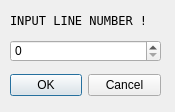
<?xml version="1.0" encoding="UTF-8"?>
<ui version="4.0">
 <class>Dialog</class>
 <widget class="QDialog" name="Dialog">
  <property name="geometry">
   <rect>
    <x>0</x>
    <y>0</y>
    <width>175</width>
    <height>112</height>
   </rect>
  </property>
  <property name="windowTitle">
   <string>Dialog</string>
  </property>
  <widget class="QDialogButtonBox" name="buttonBox">
   <property name="geometry">
    <rect>
     <x>10</x>
     <y>70</y>
     <width>151</width>
     <height>31</height>
    </rect>
   </property>
   <property name="orientation">
    <enum>Qt::Horizontal</enum>
   </property>
   <property name="standardButtons">
    <set>QDialogButtonBox::Cancel|QDialogButtonBox::Ok</set>
   </property>
  </widget>
  <widget class="QSpinBox" name="spinBox">
   <property name="geometry">
    <rect>
     <x>10</x>
     <y>40</y>
     <width>151</width>
     <height>22</height>
    </rect>
   </property>
  </widget>
  <widget class="QLabel" name="label">
   <property name="geometry">
    <rect>
     <x>10</x>
     <y>10</y>
     <width>151</width>
     <height>21</height>
    </rect>
   </property>
   <property name="font">
    <font>
     <family>Fixedsys</family>
    </font>
   </property>
   <property name="text">
    <string>INPUT LINE NUMBER !</string>
   </property>
  </widget>
 </widget>
 <resources/>
 <connections>
  <connection>
   <sender>buttonBox</sender>
   <signal>accepted()</signal>
   <receiver>Dialog</receiver>
   <slot>accept()</slot>
   <hints>
    <hint type="sourcelabel">
     <x>248</x>
     <y>254</y>
    </hint>
    <hint type="destinationlabel">
     <x>157</x>
     <y>274</y>
    </hint>
   </hints>
  </connection>
  <connection>
   <sender>buttonBox</sender>
   <signal>rejected()</signal>
   <receiver>Dialog</receiver>
   <slot>reject()</slot>
   <hints>
    <hint type="sourcelabel">
     <x>316</x>
     <y>260</y>
    </hint>
    <hint type="destinationlabel">
     <x>286</x>
     <y>274</y>
    </hint>
   </hints>
  </connection>
 </connections>
</ui>
